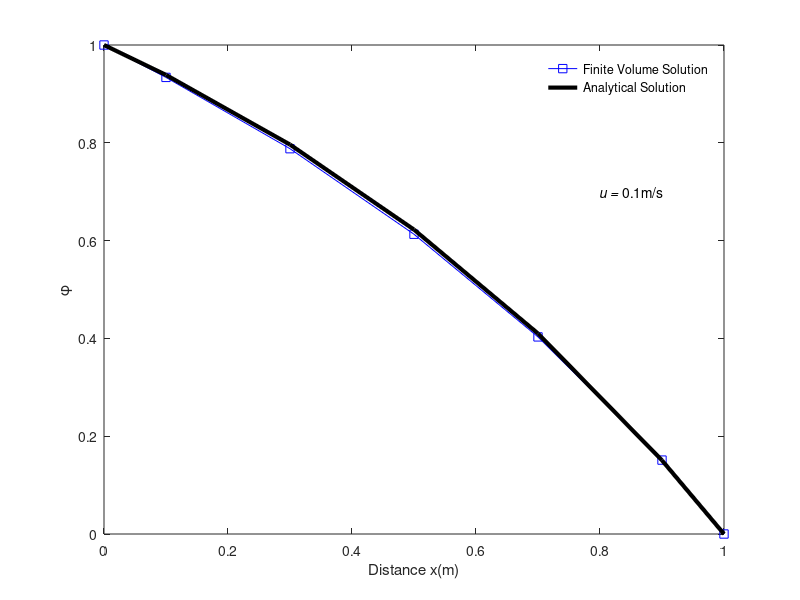

Recreate this plot in MATLAB.

clc
clear all
close all

% Parameters 

 L = 1;                                       % Length of a fin(m)  
 rho = 1;                                     % Density(kg/m^3)
 gamma = 0.1;                                 % Diffusion Coefficient
 m = 7;                                       % Total number of nodes
 dx = L/(m-2);                                % Grid size
 Phi0 = 1;                                    % Phi at x = 0
 PhiL = 0;                                    % Phi at x = L
 u = 0.1;                                     % Flow velocity
 F = rho*u;                                   % Convective mass flux per unit area 
 D = gamma/dx;                                % Diffusion conductance
 
% In this problem area at all faces is taken constant i.e. Ae = Aw =A
% F and D are also taken constant for all faces..
 
 % Discretization 
 x(1) = 0;
 for i = 2:m-1
     if i == 2
         x(i) = x(1)+dx/2;
     else
         x(i) = x(2)+(i-2)*dx;
     end
 end
x(m) = L;

%  Boundary Condition
Phi(1) = Phi0;
Phi(m) = PhiL;


% Initialization
for i = 2:m-1
    Phi(i) = 0.3;
end
 
 for i = 2:m-1
     if i == 2
         AW(i) = 0;
         AE(i) = D+max(0,-F);
         SU(i) = (2*D+F)*Phi(i-1);
         SP(i) = -(2*D+F);
         AP(i) = AE(i)+AW(i)-SP(i);
     elseif i == m-1
         AW(i) = D+max(F,0);
         AE(i) = 0;
         SU(i) = 2*D*Phi(i+1);
         SP(i) = -2*D;
         AP(i) = AE(i)+AW(i)-SP(i);
      else
         AW(i) = D+max(F,0);
         AE(i) = D+max(0,-F);
         SU(i) = 0;
         SP(i) = 0;
         AP(i) = AE(i)+AW(i)-SP(i);
     end
 end
 
 %TriDiagonal Matrix Algorithm (TDMA) or Thomas Algorithm
% a_i*T_i = b_i*T_(i+1) + c_i*T_(i-1) + d_i
% a,b,c,d are input vectors. Phi is the solution, also a vector.

% Performs Gauss elimination
for i = 2:m-1
    a = AP(i);
    b = AE(i);
    c = AW(i);
    d = SU(i);
    if i == 2
        P(i) = b/a;
        Q(i) = (d+c*Phi(1))/a;
    else
        P(i) = b/(a-c*P(i-1));
        Q(i) = (d+c*Q(i-1))/(a-c*P(i-1));
    end
    
end

FCmax = 0.1;
Errormax = 10^-4;
nIter = 0;
% Backward substitution
while FCmax>Errormax
    nIter = nIter+1
    phi_old = Phi;
    for i = m-1:-1:2
            Phi(i) = P(i)*Phi(i+1)+Q(i);
    end
    for i = 2:m-1
        FC(i) = (Phi(i)-phi_old(i))/phi_old(i);
    end
    FCmax = max(FC)
end

%  Exact Solution
%  Phi = Tinf+(TB-Tinf)*(cosh(n(L-x))/cosh(nL))
Phi_exact(1) = Phi0;
for i = 2:m-1
    Phi1 = PhiL-Phi0;
    num = exp(F*x(i)/gamma)-1;
    den = exp(F*L/gamma)-1;
    Phi_exact(i) = Phi1*num/den+Phi0;
end
Phi_exact(m) = PhiL;

% Comparison between finite volume solution and the exact solution
for i = 2:m-1
    Error_perc(i) = ((Phi_exact(i)-Phi(i))/Phi_exact(i))*100;
end

 plot(x,Phi,'s-b')
 hold on
 plot(x,Phi_exact,'k-','LineWidth',3)
  xlabel('Distance x(m)')
 ylabel('\phi')
legend('Finite Volume Solution','Analytical Solution','Location','NorthEast')
legend boxoff
text(0.8,0.7,'\itu = \rm0.1m/s')



 